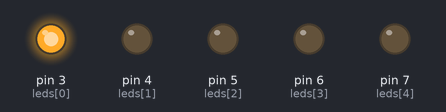
Recording of a sketch running on a simulated Arduino Uno, built with avr-gcc and run on an emulated ATmega328P. Parts: output pins drawn as LEDs (lit = HIGH).

Above: at 0.2 s.
At 1.2 s:
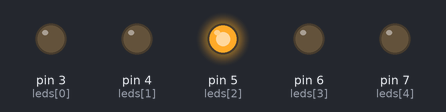
At 1.7 s:
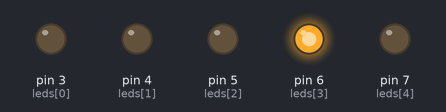
At 3.2 s:
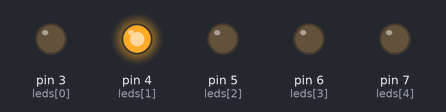
At 4.7 s:
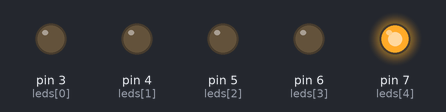
Timing chart, 0 to 5.8 s (numbered marks = the images above):
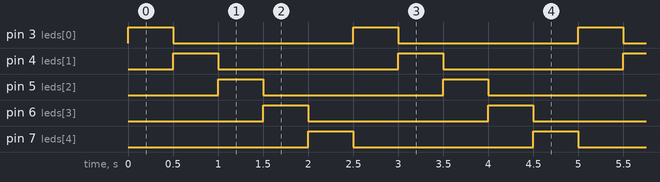

The sketch:

C3E3.ino
```cpp
//Secuencia de 5 leds ascendente conectados a los pines 3 4 5 6 7.

int leds[] = {3, 4, 5, 6, 7};
int numLeds = 5;

void setup() {
  for (int i = 0; i < numLeds; i++) {
    pinMode(leds[i], OUTPUT);
  }
}

void loop() {
  for (int i = 0; i < numLeds; i++) {
    digitalWrite(leds[i], HIGH);
    delay(500);
    digitalWrite(leds[i], LOW);
  }
}
```

Measured:
- by itself, pin 3 (leds[0]), pin 4 (leds[1]), pin 5 (leds[2]), pin 6 (leds[3]), pin 7 (leds[4]): alternates HIGH for 0.50 s and LOW for 2.0 s
- by itself, everything shown: repeats every 2.5 s, in 6 steps
